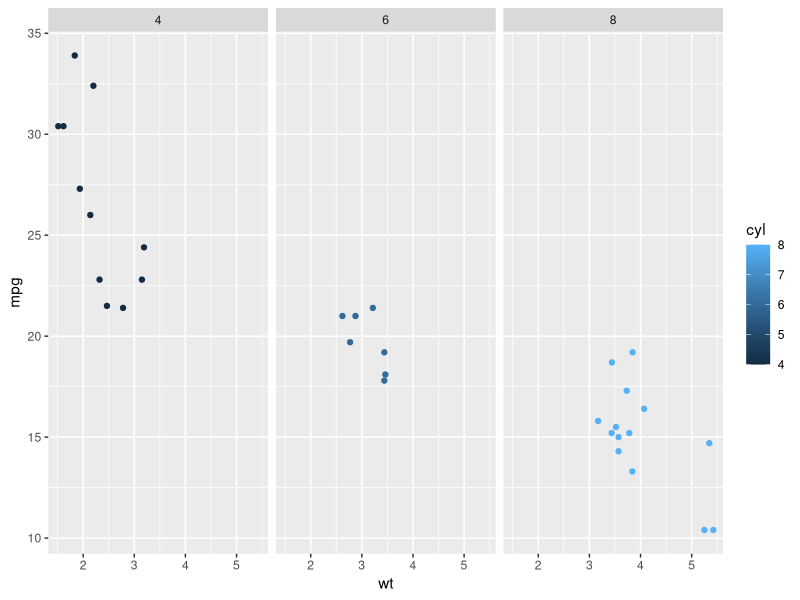

This chart was generated by the following R code:
#Crear directorio imagenes
dir.create("mis_imagenes") 
#Cargar librerias
library(dplyr)
library(ggplot2)

#Crear facet plot
my_scatplot <- ggplot(mtcars,aes(x=wt,y=mpg,col=cyl)) + geom_point()
my_scatplot + facet_grid(~cyl)
